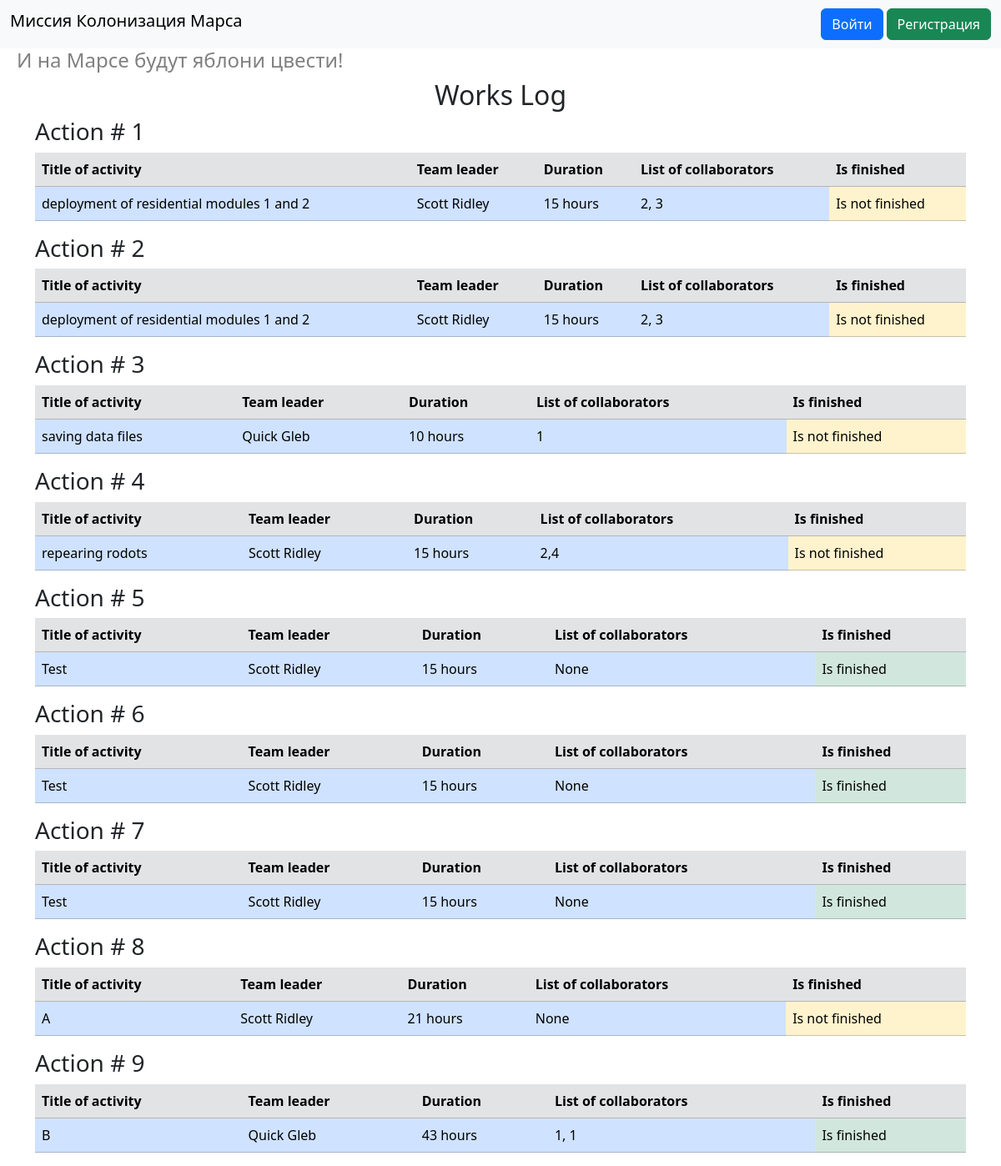
The page /index on the database as committed earlier.
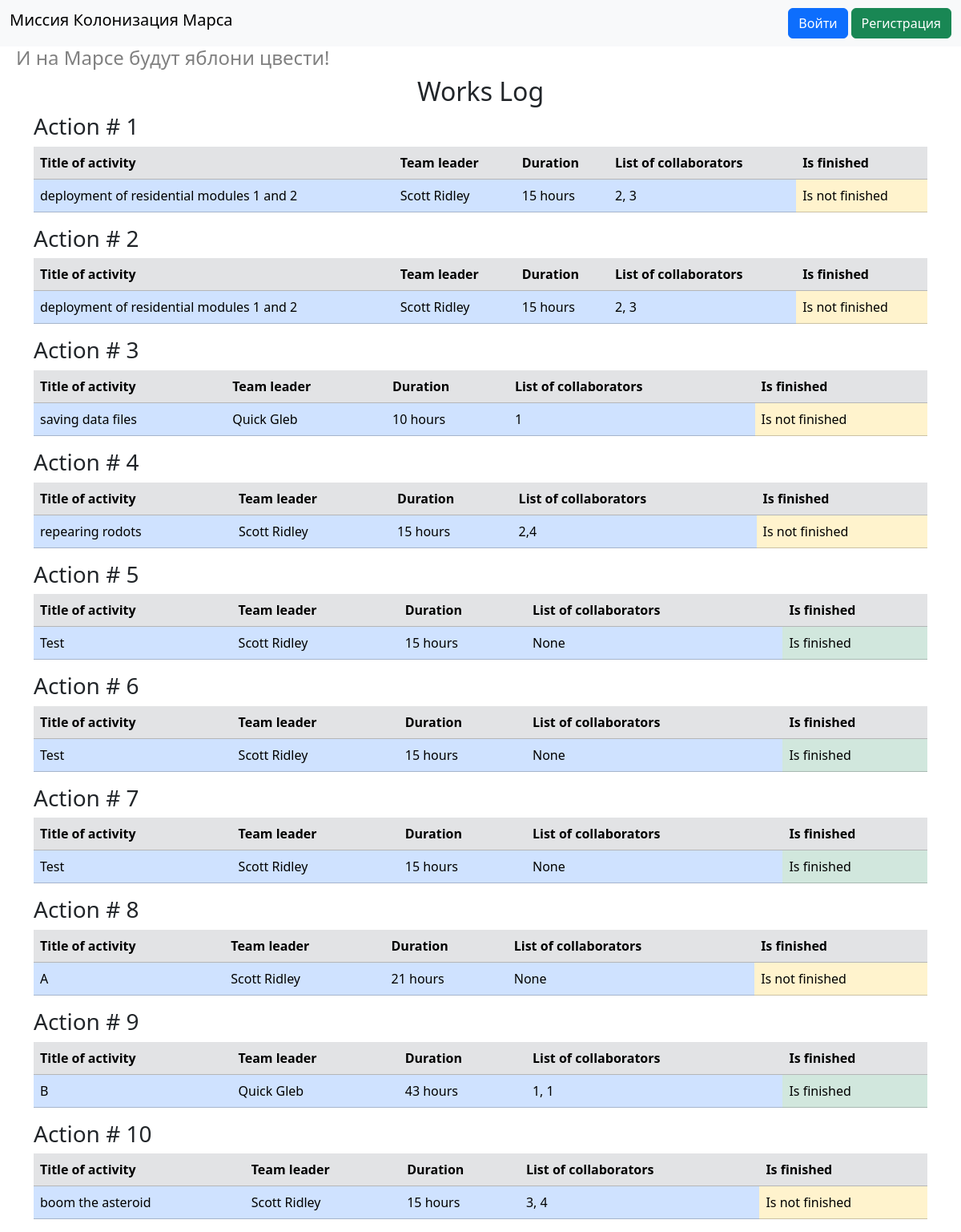
The same page on the database as committed later.
### data/jobs.py (models this page shows, shortened)
class Jobs(SqlAlchemyBase, SerializerMixin):
    __tablename__ = "jobs"
    id = Column(Integer, primary_key=True, autoincrement=True)
    team_leader = Column(Integer, ForeignKey('users.id'))
    user = orm.relationship('User')
    job = Column(String)
    work_size = Column(Integer)
    collaborators = Column(String)
    start_date = Column(DateTime)
    end_date = Column(DateTime)
    is_finished = Column(Boolean)

### data/users.py (models this page shows, shortened)
class User(SqlAlchemyBase, UserMixin):
    __tablename__ = "users"
    id = Column(Integer, primary_key=True, autoincrement=True)
    surname = Column(String)
    name = Column(String)
    age = Column(Integer)
    position = Column(String)
    speciality = Column(String)
    address = Column(String)
    email = Column(String, unique=True)
    hashed_password = Column(String)
    modified_date = Column(DateTime)
    jobs = orm.relationship('Jobs', back_populates='user')

### app.py (the view)
@app.route('/')
@app.route('/index')
def index():
    session = create_session()
    result = session.query(Jobs, User).join(
        User,
        Jobs.team_leader == User.id
    )
    return render_template('index.html', title='Главная страница', result=result)

### data/db_session.py (called while the page is built)
def create_session() -> Session:
    global __factory
    return __factory()

### templates/index.html
{% extends 'base.html' %}
{% block content %}
<div class="container">
    <div class="row">
        <div class="col">
            <h2 class="text-center">Works Log</h2>
        </div>
    </div>
    {% for jobs, user in result %}
    <div class="row">
        <div class="col">
            <h3>Action # {{ jobs.id }}</h3>
        </div>
    </div>
    <div class="row">
        <div class="col">
            <table class="table">
                <tr class="table-secondary">
                    <th>Title of activity</th>
                    <th>Team leader</th>
                    <th>Duration</th>
                    <th>List of collaborators</th>
                    <th>Is finished</th>
                </tr>
                <tr class="table-primary">
                    <td>{{ jobs.job }}</td>
                    <td>{{ user.surname }} {{ user.name }}</td>
                    <td>{{ jobs.work_size }} hours</td>
                    <td>{{ jobs.collaborators }}</td>
                    {% if jobs.is_finished %}
                    <td class="table-success">Is finished</td>
                    {% else %}
                    <td class="table-warning">Is not finished</td>
                    {% endif %}
                </tr>
            </table>
        </div>
    </div>
    {% endfor %}
</div>
{% endblock %}

### templates/base.html (shortened to what this page needs)
<!DOCTYPE html>
<html lang="ru">
<head>
    <link href="https://cdn.jsdelivr.net/npm/bootstrap@5.3.8/dist/css/bootstrap.min.css" rel="stylesheet"
>
    <link href="{{ url_for('static', filename='css/style.css') }}" rel="stylesheet">
</head>
<body>
<nav class="navbar navbar-expand-lg bg-body-tertiary">
    <div class="container-fluid">
        <h1 class="navbar-brand">Миссия Колонизация Марса</h1>
        <ul class="navbar-nav">
            {% if current_user.is_authenticated %}
            <li class="nav-item">
                <a href="#" class="nav-link">{{ current_user.name }}</a>
            </li>
            <li class="nav-item">
                <a href="/logout" class="btn btn-danger mb-0">Выйти</a>
            </li>
            {% else %}
            <li class="nav-item">
                <a href="/login" class="btn btn-primary mb-0">Войти</a>
            </li>
            <li class="nav-item">
                <a href="/register" class="btn btn-success mb-0 ms-1">Регистрация</a>
            </li>
            {% endif %}
        </ul>
    </div>
</nav>
<h4>И на Марсе будут яблони цвести!</h4>
{% block content %}{% endblock %}
</body>
</html>

### static/css/style.css (style rules this page uses)
h4 { color: grey; padding-left: 20px; }

Rows that differ between the two databases and show on the page:
added Jobs: id "10", job "boom the asteroid", surname "Scott", name "Ridley", work_size "15", collaborators "3, 4", is_finished "Is not finished"
